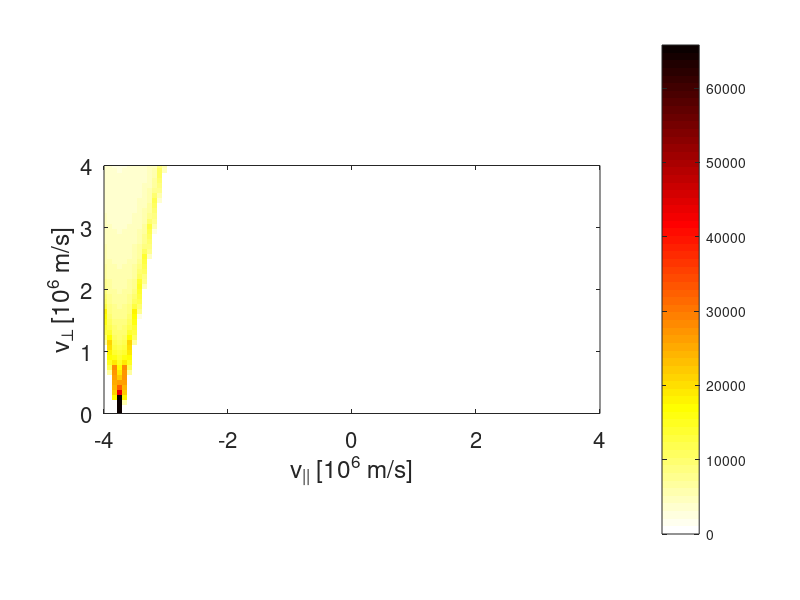
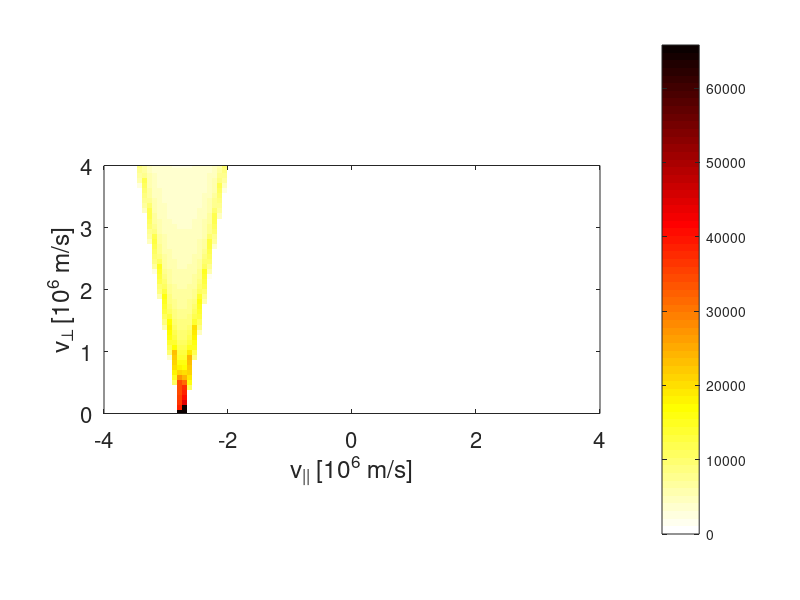
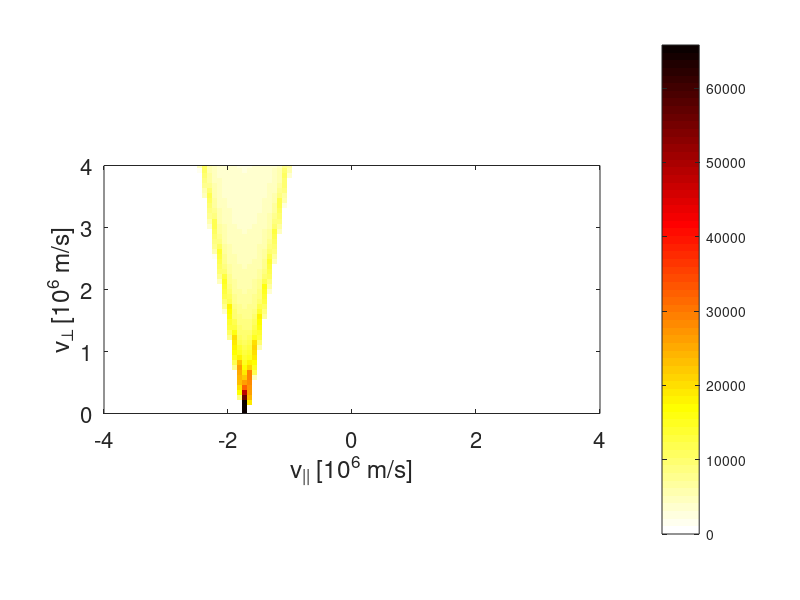
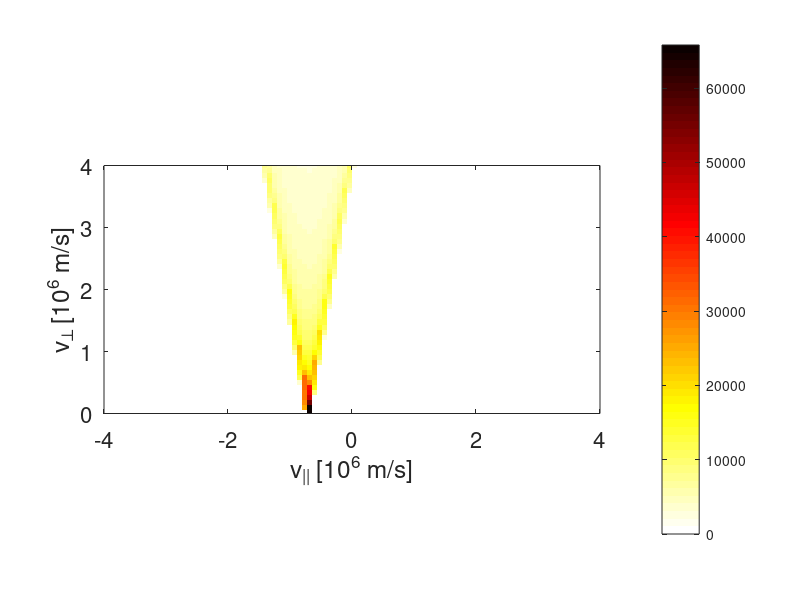

Reproduce these figures in MATLAB, in order. (Note: this script raises an error after producing the figures.)
%plot a bi-Maxwellian distribution ignoring potential energy
clear;

Mp   = 1.6726e-27;
Qe   = 1.6021917e-19;
MD=2*Mp;

%plasma parameters, isotropic means Tpara=Tperp
Tpara=20; %keV
Tperp=20; %keV
ne=1e19;     %1/m^3
vdrift=5e5; %m/s

%define thermal velocities
vthpara=sqrt(2*Tpara*Qe*1000/MD);
vthperp=sqrt(2*Tperp*Qe*1000/MD);

%set the grids. dvfine for computation of spectra, dv for inversion
%(vpara,vperp) grid
vparamax=4e6;
vparamin=-4e6;
vperpmin=1e4;
vperpmax=4e6;


vparadim=40;
vperpdim=20;
dvpara=(vparamax-vparamin)/(vparadim-1);
dvperp=(vperpmax-vperpmin)/(vperpdim-1);

vpara=vparamin:dvpara:vparamax;
vperp=vperpmin:dvperp:vperpmax;
[VPARA,VPERP]=meshgrid(vpara,vperp);
[rows,columns]=size(VPERP);

%(vparafine,vperpfine) grid
vparadimfine=100;
vperpdimfine=50;
dvparafine=(vparamax-vparamin)/(vparadimfine-1);
dvperpfine=(vperpmax-vperpmin)/(vperpdimfine-1);

vparafine=vparamin:dvparafine:vparamax;
vperpfine=vperpmin:dvperpfine:vperpmax;
[VPARAFINE,VPERPFINE]=meshgrid(vparafine,vperpfine);
[rowsfine,columnsfine]=size(VPERPFINE);



%bi-Maxwellian distribution function as slice in 3D
fvpavpe3DbiMaxfine=ne/(pi^(3/2)*vthpara*vthperp^2)*exp(-((VPARAFINE-vdrift)/vthpara).^2-(VPERPFINE/vthperp).^2);
fvpavpe3DbiMax=ne/(pi^(3/2)*vthpara*vthperp^2)*exp(-((VPARA-vdrift)/vthpara).^2-(VPERP/vthperp).^2);

%fvpavpe in 2D
fvpavpe2DbiMax=fvpavpe3DbiMax.*(2*pi*VPERP);
fvpavpe2DbiMaxfine=fvpavpe3DbiMaxfine.*(2*pi*VPERPFINE);

%integrate to get fast-ion density
%nvpavpebiMax=trapz(vperpfine',trapz(vparafine',fvpavpe2DbiMax'));

%observation angles
phivecr=[10 20 40 70 85];

%This is equivalent to figure 4 in Bi-Maxwellian document.
%imagesc(vpara/1e6,vperp/1e6,reshape(fvpavpe2DbiMax,length(vperp),length(vpara)))

for uresolution=0.1
    disp(uresolution)
    du=uresolution*1e6;
    %   utargetvec=[-1:uresolution:1]*1e6;
    utargetvec=[-5:uresolution:5]*1e6;
    
    %   for phivecr=2:2:90
    %for phi1=4:4:90
    %    for phi2=4:4:phi1
    %phivecr=[phi1 phi2];
    transferrow=0;
    disp('computing transfer matrix...');
    if 1
        for phi=phivecr;
            for utarget=utargetvec
                transferrow=transferrow+1;
                gamma1fine=acos((utarget-du/2-cos(phi/180*pi).*VPARAFINE)./(sin(phi/180*pi).*VPERPFINE));
                gamma2fine=acos((utarget+du/2-cos(phi/180*pi).*VPARAFINE)./(sin(phi/180*pi).*VPERPFINE));
                wvfine=real((gamma1fine-gamma2fine))/pi/du*dvparafine*dvperpfine;
                transfermatrixCTSfine(transferrow,:)=reshape(wvfine,1,rowsfine*columnsfine);
                gamma1=acos((utarget-du/2-cos(phi/180*pi).*VPARA)./(sin(phi/180*pi).*VPERP));
                gamma2=acos((utarget+du/2-cos(phi/180*pi).*VPARA)./(sin(phi/180*pi).*VPERP));
                wv=real((gamma1-gamma2))/pi/du*dvpara*dvperp;
                transfermatrixCTS(transferrow,:)=reshape(wv,1,rows*columns);
                if sum(sum(wv))<eps
                    transferrow=transferrow-1;
                end
            end
        end
    end
end

A = transfermatrixCTSfine;


%plot examples lines from the fine transfer matrix
for i=10:10:375
figure(100+i);clf;hold on;box on;set(gca, 'Layer','top');
imagesc(vparafine/1e6,vperpfine/1e6,reshape(transfermatrixCTSfine(i,:),length(vperpfine),length(vparafine)))
set(gca,'ydir','normal')
colorbar
caxis([0 max(max(transfermatrixCTSfine(i,:)))])
axis equal
set(gca,'Fontsize',16)
xlabel('v_{||} [10^6 m/s]')
ylabel('v_\perp [10^6 m/s]')
axis([vparafine(1) vparafine(end) 0 vperpfine(end)]/1e6)
colormap(flipud(hot))
end

%plot examples lines from the coarse transfer matrix
% for i=10:10:375
% figure(100+i);clf;hold on;box on;set(gca, 'Layer','top');
% imagesc(vpara/1e6,vperp/1e6,reshape(transfermatrixCTS(i,:),length(vperp),length(vpara)))
% set(gca,'ydir','normal')
% colorbar
% caxis([0 max(max(transfermatrixCTS(i,:)))])
% axis equal
% set(gca,'Fontsize',16)
% xlabel('v_{||} [10^6 m/s]')
% ylabel('v_\perp [10^6 m/s]')
% axis([vpara(1) vpara(end) 0 vperp(end)]/1e6)
% colormap(flipud(hot))
% end


noiselevel=0.01;
backgroundlevel=1*10^0;

[S_noisy,e] = Generate_noisy_spectrum(transfermatrixCTSfine,fvpavpe2DbiMaxfine,noiselevel,backgroundlevel);


% fvpavpe2DbiMaxcolumn = reshape(fvpavpe2DbiMax,size(transfermatrixCTS,2),1);
% %S_noisy=transfermatrixCTS*fvpavpe2DbiMaxcolumn;
% figure;plot(S_noisy)
%e=S_noisy*1e-5+max(S_noisy)*0.001;


for isigma=1:length(S_noisy)
    transfermatrixCTS(isigma,:)=transfermatrixCTS(isigma,:)/e(isigma);
    S_noisy_norm(isigma)=S_noisy(isigma)/e(isigma);
end
S_noisy_norm=S_noisy_norm';


[xalpha,alpha] = TikhonovNonNeg(transfermatrixCTS,S_noisy_norm,vpara,vperp,1);

figure(10); clf; hold on; box on;set(gca, 'Layer','top');
for i=1:length(alpha)
    subplot(2,3,i)
    imagesc(vpara/1e6,vperp/1e6,reshape(xalpha(:,i),length(vperp),length(vpara)))
    set(gca,'ydir','normal')
    colorbar
%    caxis([0 max(max(fvpavpe2DbiMax))])
    axis equal
    set(gca,'Fontsize',16)
    xlabel('v_{||} [10^6 m/s]')
    ylabel('v_\perp [10^6 m/s]')
    axis([vpara(1) vpara(end) 0 vperp(end)]/1e6)
end
%set(gcf,'colormap',colormap_rel_diff)
colormap(flipud(hot))


figure(20);clf;hold on;box on;set(gca, 'Layer','top');
imagesc(vpara/1e6,vperp/1e6,reshape(fvpavpe2DbiMax,length(vperp),length(vpara)))
set(gca,'ydir','normal')
colorbar
caxis([0 max(max(fvpavpe2DbiMax))])
axis equal
set(gca,'Fontsize',16)
xlabel('v_{||} [10^6 m/s]')
ylabel('v_\perp [10^6 m/s]')
axis([vpara(1) vpara(end) 0 vperp(end)]/1e6)
colormap(flipud(hot))
title('SIMULATION')

toc

